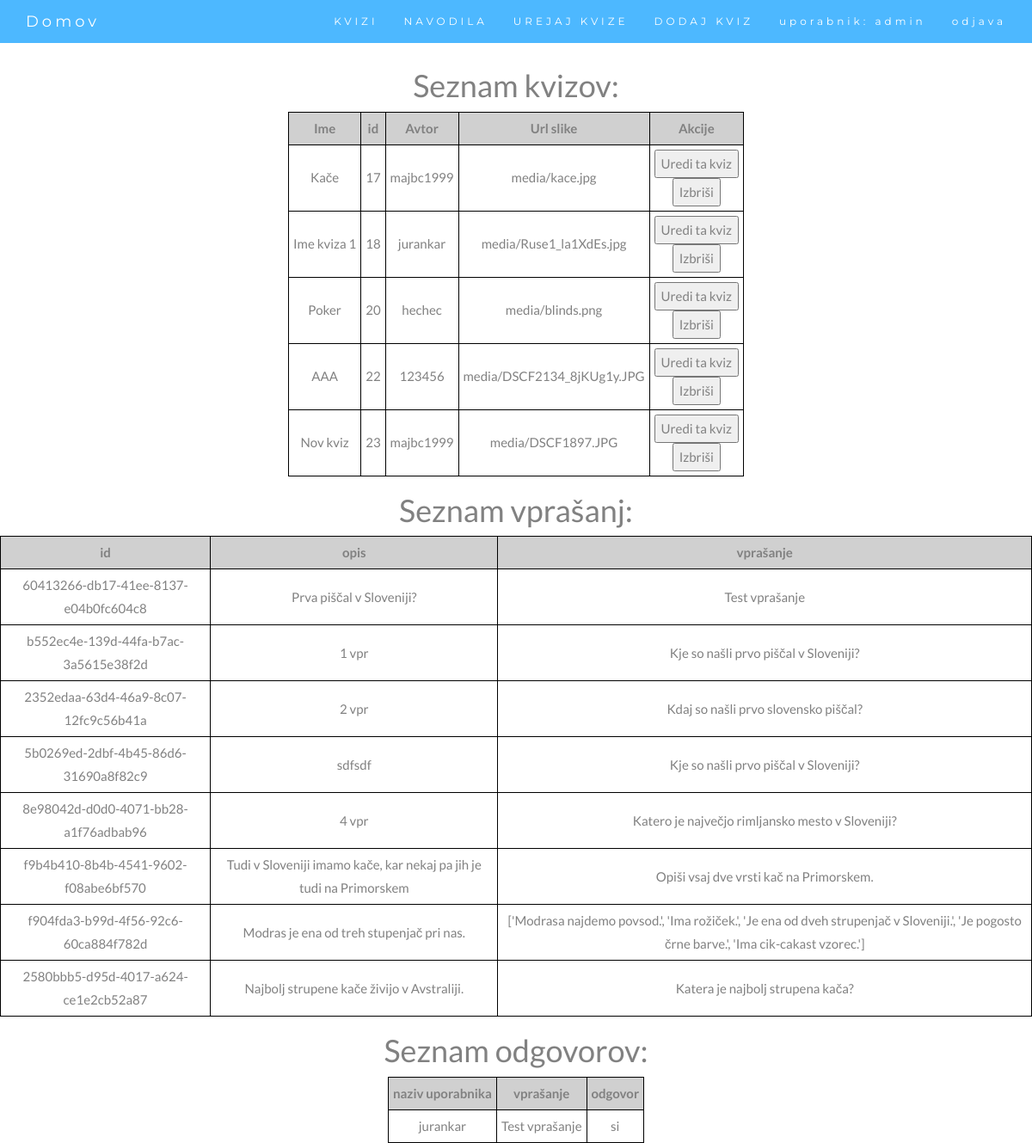
Before: /quiz_manager (signed in) with the older database file.
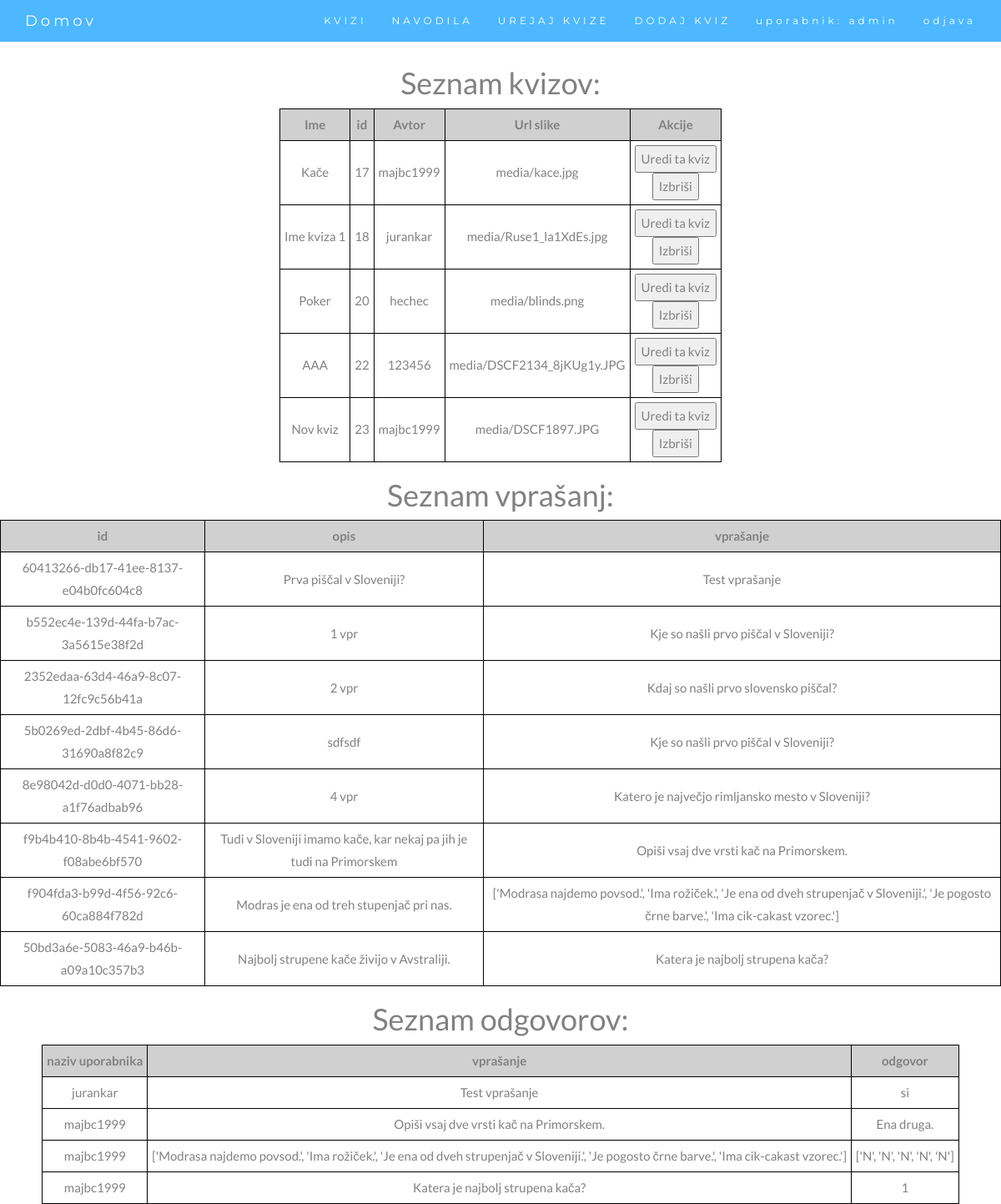
After: the same page with the newer database file.
### webapp/models.py (models this page shows)
class dbQuiz(models.Model):
    id = models.BigAutoField(primary_key=True)
    name = models.CharField(max_length=200, default="Kviz 1")
    author = models.CharField(max_length=200)
    password = models.CharField(max_length=200, default="hec") # geslo za kviz (da ni vsak kviz dostopen vsakomur)   --> Can we remove this?
    datoteka = models.FileField(upload_to='media/')
    created_at = models.DateTimeField(auto_now_add=True)
    updated_at = models.DateTimeField(auto_now=True)

class OpisnoModel(models.Model):
    id = models.UUIDField(primary_key=True, default=uuid.uuid4, editable=False)
    leto = models.IntegerField(default=0)
    kviz = models.ForeignKey(dbQuiz, on_delete=CASCADE, null=True)
    opis = models.CharField(max_length=1000)
    longitude = models.FloatField(default=14.50857) # koordinate za leaflet (bomo spremenili na koncu)
    latitude = models.FloatField(default=46.04906)
    vprasanje = models.CharField(max_length=1000) # seznam vprašanj, odvisno od tipa
    pozicijaOznake = models.CharField(max_length=1000, default="err")

class PravilnoNepravilnoModel(models.Model):
    id = models.UUIDField(primary_key=True, default=uuid.uuid4, editable=False)
    leto = models.IntegerField(default=0)
    kviz = models.ForeignKey(dbQuiz, on_delete=CASCADE, null=True)
    opis = models.CharField(max_length=1000)
    longitude = models.FloatField(default=14.50857) # koordinate za leaflet (bomo spremenili na koncu)
    latitude = models.FloatField(default=46.04906)
    vprasanje = models.CharField(max_length=1000, default="nan") # seznam vprašanj
    pravilni_odgovor = models.CharField(max_length=1000, default="nan") # seznam pravilnih odgovorov
    pozicijaOznake = models.CharField(max_length=1000, default="err")

class IzberiOdgovorModel(models.Model):
    id = models.UUIDField(primary_key=True, default=uuid.uuid4, editable=False)
    leto = models.IntegerField(default=0)
    kviz = models.ForeignKey(dbQuiz, on_delete=CASCADE, null=True)
    opis = models.CharField(max_length=1000)
    longitude = models.FloatField(default=14.50857) # koordinate za leaflet (bomo spremenili na koncu)
    latitude = models.FloatField(default=46.04906)
    vprasanje = models.CharField(max_length=100)
    odgovor1 = models.CharField(max_length=100, default="nan")
    odgovor2 = models.CharField(max_length=100, default="nan")
    odgovor3 = models.CharField(max_length=100, default="nan")
    odgovor4 = models.CharField(max_length=100, default="nan")
    odgovor5 = models.CharField(max_length=100, default="nan")
    pravilni_odgovor = models.IntegerField() # številka pravilnega odgovora
    pozicijaOznake = models.CharField(max_length=1000, default="err")

class OdgovorOpisnoModel(models.Model):
    id = models.UUIDField(primary_key=True, default=uuid.uuid4, editable=False)
    user = models.CharField(max_length=30)
    vprasanje = models.ForeignKey(OpisnoModel, on_delete=CASCADE)
    odgovori = models.CharField(max_length=1000)

class OdgovorPravilnoNepravilnoModel(models.Model):
    id = models.UUIDField(primary_key=True, default=uuid.uuid4, editable=False)
    user = models.CharField(max_length=30)
    vprasanje = models.ForeignKey(PravilnoNepravilnoModel, on_delete=CASCADE)
    odgovori = models.CharField(max_length=1000)

class OdgovorIzberiOdgovorModel(models.Model):
    id = models.UUIDField(primary_key=True, default=uuid.uuid4, editable=False)
    user = models.CharField(max_length=30)
    vprasanje = models.ForeignKey(IzberiOdgovorModel, on_delete=CASCADE)
    odgovori = models.CharField(max_length=1000)

### webapp/views.py (the view)
# urls.py: path('quiz_manager', views.quiz_manager, name='question_manager'),
@login_required
def quiz_manager(request,kviz=None):
    try:
        kvizi = dbQuiz.objects.all()
    except:
        kvizi = []
    vprasanja = []
    vprasanja += OpisnoModel.objects.all()
    vprasanja += PravilnoNepravilnoModel.objects.all()
    vprasanja += IzberiOdgovorModel.objects.all()
    odgovori = []
    odgovori += OdgovorOpisnoModel.objects.all()
    odgovori += OdgovorPravilnoNepravilnoModel.objects.all()
    odgovori += OdgovorIzberiOdgovorModel.objects.all()
    return render(request, "quiz_manager.html", {'kvizi': kvizi, 'vprasanja': vprasanja, 'odgovori': odgovori})

### templates/quiz_manager.html (shortened to what this page needs)
{% extends "skeleton.html" %}
{% block content %}
    <h1>Seznam kvizov:</h1>
    <table style="border: 1px solid black;">
        <tr>
            <th>Ime</th>
            <th>id</th>
            <th>Avtor</th>
            <th>Url slike</th>
            <th>Akcije</th>
        </tr>
        {% for i in kvizi %}
            <tr>
                <td>{{i.name}}</td>
                <td>{{i.id}}</td>
                <td>{{i.author}}</td>
                <td>{{i.datoteka}}</td>
                <td>
                    <form action="/quiz_manager/{{i.id}}/" method="get">
                        <input type="submit" value="Uredi ta kviz">
                    </form>
                    <form action="/delete_quiz/{{i.id}}/" method="post">
                        <input type="submit" value="Izbriši">
                    </form>
                </td>
            </tr>
        {%endfor%}
    </table>
    <table>
        <h1>Seznam vprašanj:</h1>
        <tr>
            <th>id</th>
            <th>opis</th>
            <th>vprašanje</th>
        </tr>
            {% for j in vprasanja %}
            <tr>
                <td>{{j.id}}</td>
                <td>{{j.opis}}</td>
                <td>{{j.vprasanje}}</td>
            </tr>
        {%endfor%}
    </table>
    <table>
        <h1>Seznam odgovorov:</h1>
        <tr>
            <th>naziv uporabnika</th>
            <th>vprašanje</th>
            <th>odgovor</th>
        </tr>
            {% for j in odgovori %}
            <tr>
                <td>{{j.user}}</td>
                <td>{{j.vprasanje.vprasanje}}</td>
                <td>{{j.odgovori}}</td>
            </tr>
            {%endfor%}
    </table>
{% endblock content %}

Changed rows visible on the page:
removed IzberiOdgovorModel: id "2580bbb5-d95d-4017-a624-ce1e2cb52a87", opis "Najbolj strupene kače živijo v Avstraliji.", vprasanje "Katera je najbolj strupena kača?"
added IzberiOdgovorModel: id "50bd3a6e-5083-46a9-b46b-a09a10c357b3", opis "Najbolj strupene kače živijo v Avstraliji.", vprasanje "Katera je najbolj strupena kača?"
added OdgovorOpisnoModel: user "majbc1999", vprasanje.vprasanje "Opiši vsaj dve vrsti kač na Primorskem.", odgovori "Ena druga."
added OdgovorPravilnoNepravilnoModel: user "majbc1999", vprasanje.vprasanje "['Modrasa najdemo povsod.', 'Ima rožiček.', 'Je ena od dveh strupenjač v Sloveniji.', 'Je pogosto črne barve.', 'Ima cik-cakast vzorec.']", odgovori "['N', 'N', 'N', 'N', 'N']"
added OdgovorIzberiOdgovorModel: user "majbc1999", vprasanje.vprasanje "Katera je najbolj strupena kača?", odgovori "1"
